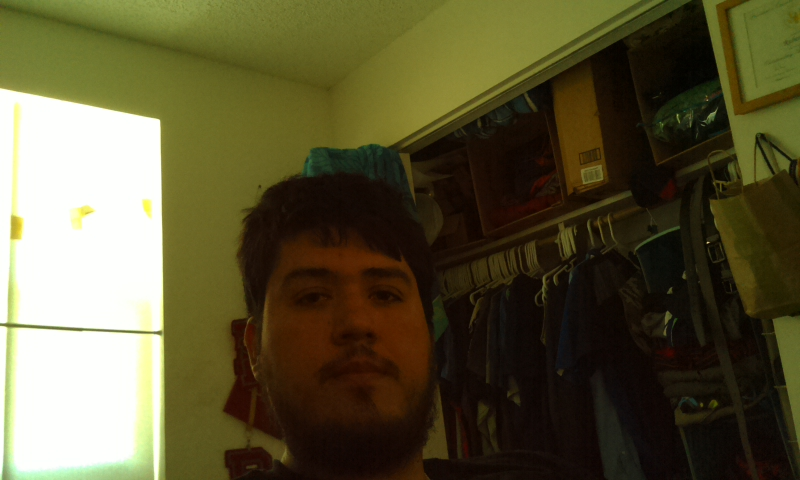
#> input picture watch.jpg, 800 x 480 px
$ python imagOpTest.py
#> lines starting #> are read from the running program, lines starting #| are printed output that depends on the picture; after the words box and inside, x2 and y2 are one past the last pixel; in counts of white or black regions, pixels touching at a corner belong together
import numpy as np
import cv2

img = cv2.imread('watch.jpg', cv2.IMREAD_COLOR)
#> img is the input picture: shape (480, 800, 3); mean B, G, R 53, 84, 89.8

#img[55,55] = [255,255,255]
#px = img[55,55]

## ROI (Region of Image)
## region to be white

# cover the image white
#img[250:450,250:450] = [255,255,255]


# replace the location of the image
face = img[250:450,250:450]
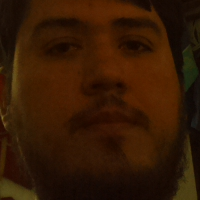
#> face: shape (200, 200, 3); mean B, G, R 4.1, 24.7, 52
img[0:200,0:200] = face
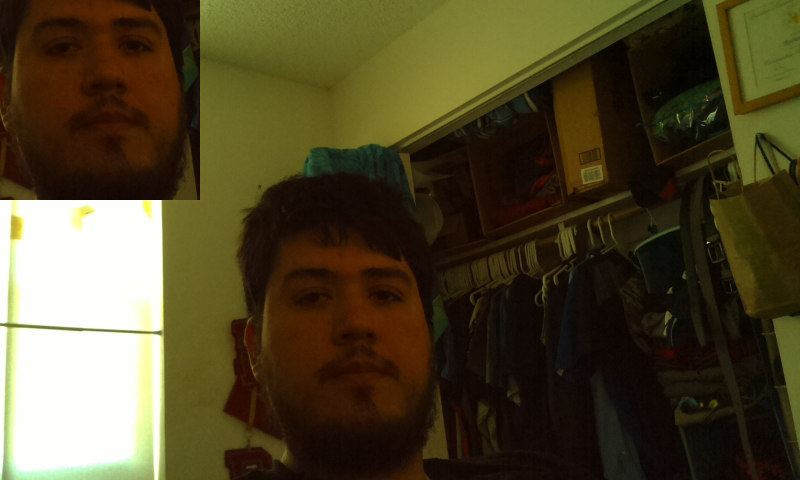
#> img: shape (480, 800, 3); 10.42% of pixels changed, all inside (x1, y1, x2, y2) = (0, 0, 200, 200)

cv2.imshow('image',img)
cv2.waitKey(0)
cv2.destroyAllWindows()

$ run again, with bookpage.jpg copied over watch.jpg
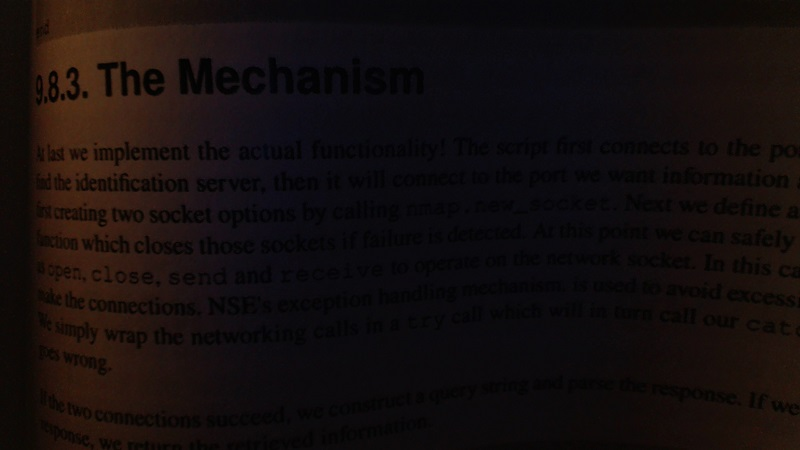
#> input picture bookpage.jpg, 800 x 450 px
#> img is the input picture: shape (450, 800, 3); mean B, G, R 13.4, 13.6, 20.3
#> `face = img[250:450,250:450]`:
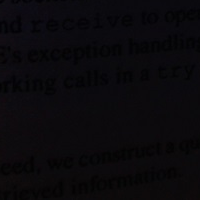
#> face: shape (200, 200, 3); mean B, G, R 12.3, 9, 10.5
#> `img[0:200,0:200] = face`:
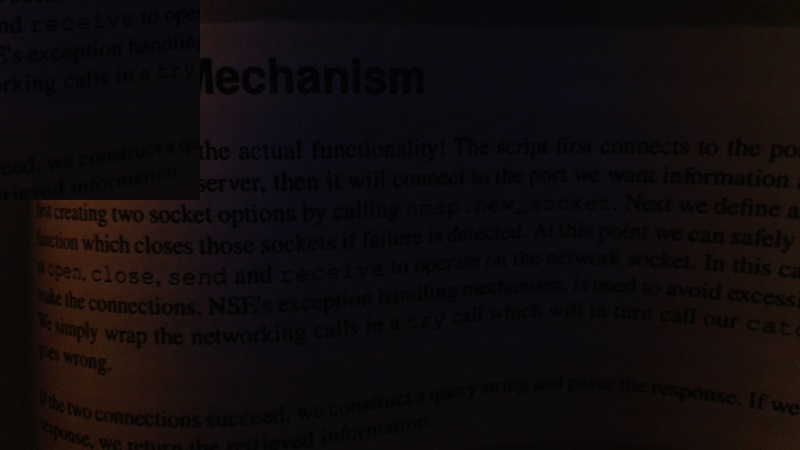
#> img: shape (450, 800, 3); 11.11% of pixels changed, all inside (x1, y1, x2, y2) = (0, 0, 200, 200)
